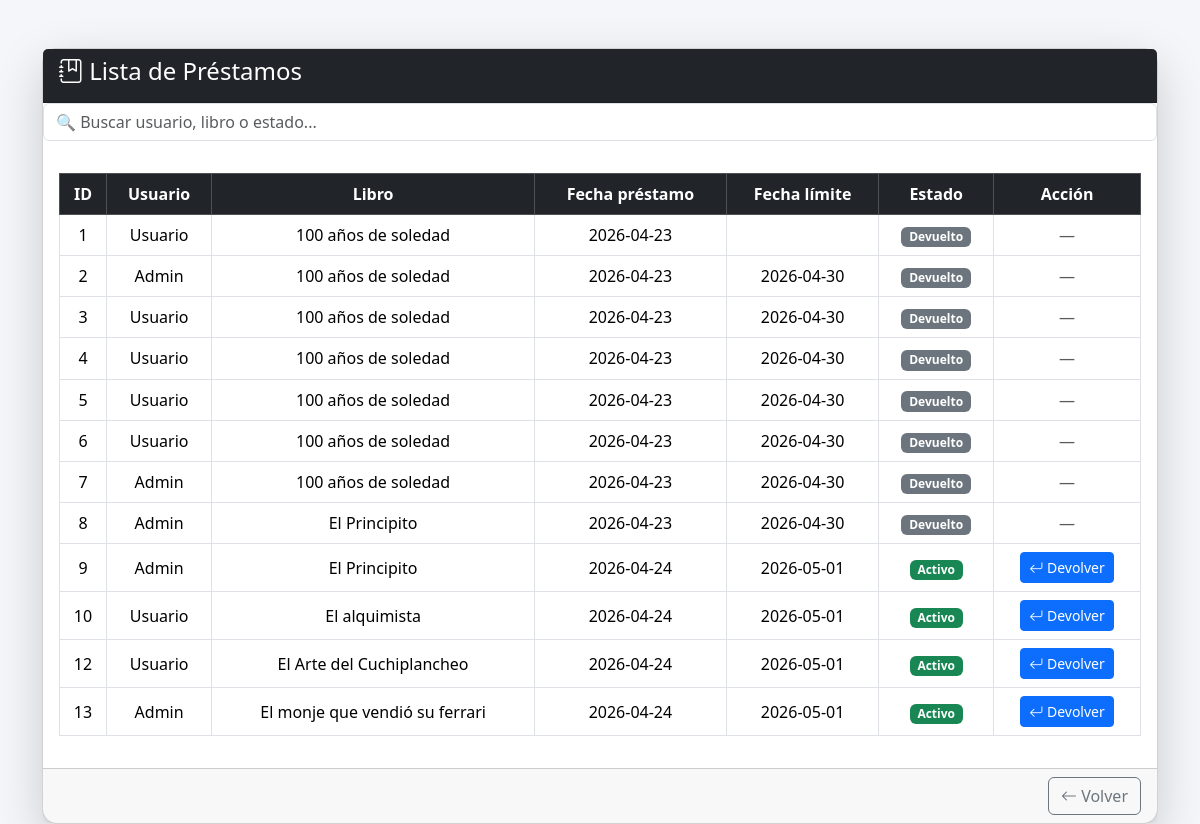
Page /ver_prestamos.php (signed in) on the earlier database version.
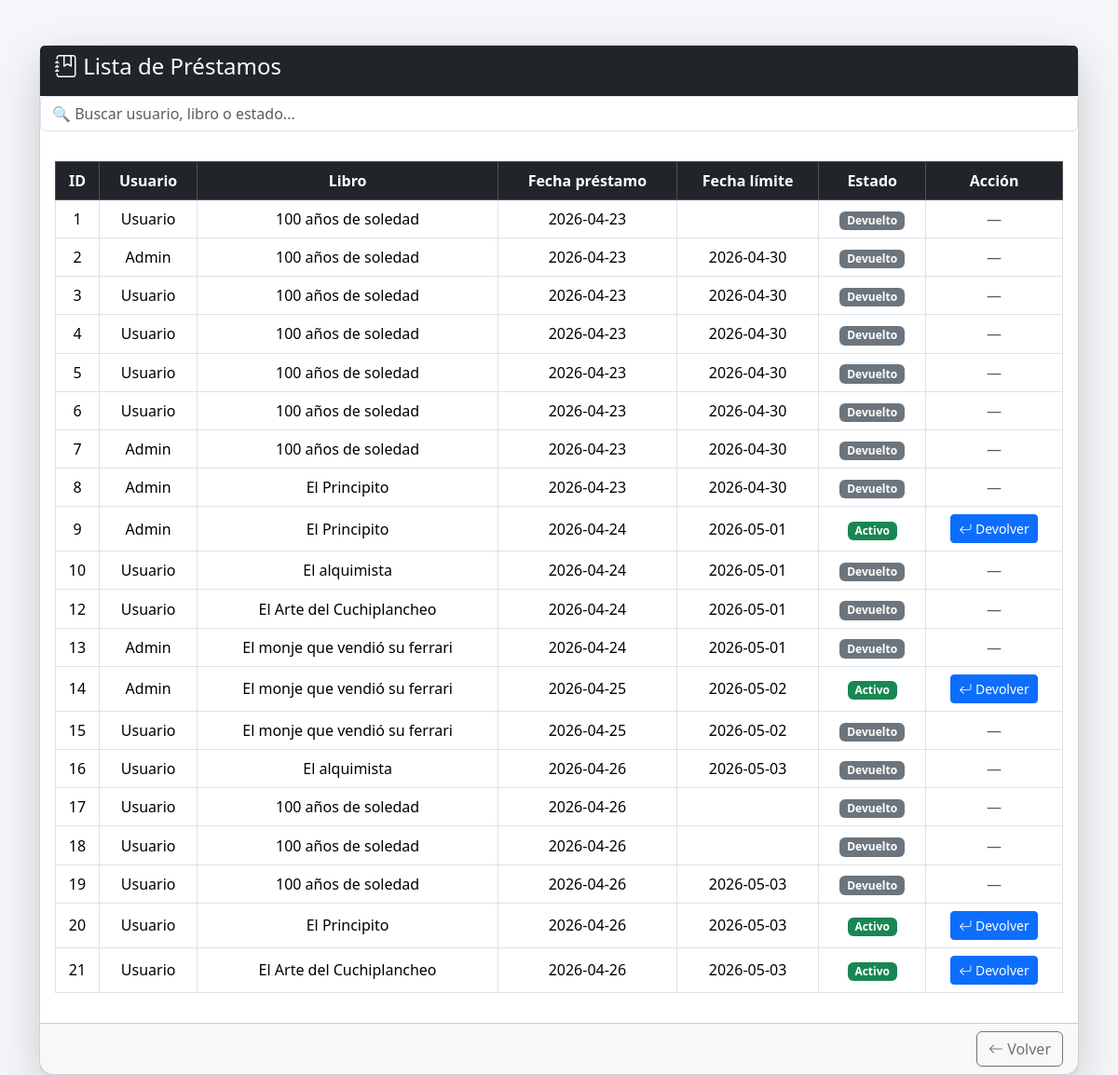
Same page on the later database version.
### tables this page shows
CREATE TABLE `prestamos` (
  `id` int NOT NULL,
  `id_usuario` int DEFAULT NULL,
  `id_libro` int DEFAULT NULL,
  `fecha_prestamo` date DEFAULT NULL,
  `fecha_devolucion` date DEFAULT NULL,
  `fecha_real_devolucion` date DEFAULT NULL,
  `estado` enum('PENDIENTE','ACTIVO','DEVUELTO','RECHAZADO') DEFAULT 'PENDIENTE'
);

CREATE TABLE `usuarios` (
  `id` int NOT NULL,
  `nombre` varchar(100) NOT NULL,
  `correo` varchar(100) NOT NULL,
  `password` varchar(255) NOT NULL,
  `id_rol` int DEFAULT NULL,
  `intentos_fallidos` int DEFAULT '0',
  `bloqueado` tinyint(1) DEFAULT '0'
);

CREATE TABLE `libros` (
  `id` int NOT NULL,
  `titulo` varchar(150) NOT NULL,
  `autor` varchar(100) NOT NULL,
  `genero` varchar(50) DEFAULT NULL,
  `isbn` varchar(20) DEFAULT NULL,
  `stock` int NOT NULL,
  `activo` tinyint DEFAULT '1'
);

### ver_prestamos.php (the view, shortened to what this page needs)
<?php
include("conexion.php");
$sql = "SELECT p.id, u.nombre, l.titulo,
               p.fecha_prestamo,
               p.fecha_devolucion,
               p.estado
        FROM prestamos p
        JOIN usuarios u ON p.id_usuario = u.id
        JOIN libros l ON p.id_libro = l.id";
$result = $conexion->query($sql);
?>
<!DOCTYPE html>
<html lang="es">
<head>
<link href="https://cdn.jsdelivr.net/npm/bootstrap@5.3.3/dist/css/bootstrap.min.css" rel="stylesheet">
<link href="https://cdn.jsdelivr.net/npm/bootstrap-icons/font/bootstrap-icons.css" rel="stylesheet">
</head>
<body>
<div class="container mt-5">
    <div class="card shadow-lg">
        <div class="card-header bg-dark text-white">
            <h4><i class="bi bi-journal-bookmark"></i> Lista de Préstamos</h4>
        </div>
        <div class="mb-3">
    <input type="text" id="buscadorPrestamos" class="form-control" placeholder="🔍 Buscar usuario, libro o estado...">
</div>
        <div class="card-body">
            <table class="table table-bordered table-hover align-middle text-center" id="tablaPrestamos">
                <thead class="table-dark">
                    <tr>
                        <th>ID</th>
                        <th>Usuario</th>
                        <th>Libro</th>
                        <th>Fecha préstamo</th>
                        <th>Fecha límite</th>
                        <th>Estado</th>
                        <th>Acción</th>
                    </tr>
                </thead>
                <tbody>
                <?php while ($row = $result->fetch_assoc()) {
                    $hoy = date('Y-m-d');
                    $atrasado = ($row['estado'] == 'ACTIVO' && $row['fecha_devolucion'] < $hoy);
                ?>
                    <tr class="<?php echo $atrasado ? 'table-danger' : ''; ?>">
                        <td><?php echo $row['id']; ?></td>
                        <td><?php echo htmlspecialchars($row['nombre']); ?></td>
                        <td><?php echo htmlspecialchars($row['titulo']); ?></td>
                        <td><?php echo $row['fecha_prestamo']; ?></td>
                        <td><?php echo $row['fecha_devolucion']; ?></td>
                        <td>
                            <?php if ($row['estado'] == 'ACTIVO') { ?>
                                <span class="badge bg-success">Activo</span>
                            <?php } else { ?>
                                <span class="badge bg-secondary">Devuelto</span>
                            <?php } ?>
                        </td>
                        <td>
                            <?php if ($row['estado'] == 'ACTIVO') { ?>
                                <a href="devolver_libro.php?id=<?php echo $row['id']; ?>"
                                   class="btn btn-sm btn-primary">
                                   <i class="bi bi-arrow-return-left"></i> Devolver
                                </a>
                            <?php } else { ?>
                                <span class="text-muted">—</span>
                            <?php } ?>
                        </td>
                    </tr>
                <?php } ?>
                </tbody>
            </table>
        </div>
        <div class="card-footer text-end">
            <a href="dashboard.php" class="btn btn-outline-secondary">
                <i class="bi bi-arrow-left"></i> Volver
            </a>
        </div>
    </div>
</div>
</body>
</html>

### ver_prestamos.php (style rules this page uses)
body { background: #f4f6f9; }
.card { border-radius: 15px; }

Differences in the rows shown:
changed prestamos id 10: estado "Activo Devolver" → "Devuelto —"
changed prestamos id 12: estado "Activo Devolver" → "Devuelto —"
changed prestamos id 13: estado "Activo Devolver" → "Devuelto —"
added prestamos: id "14", id_usuario.nombre "Admin", id_libro.titulo "El monje que vendió su ferrari", fecha_prestamo "2026-04-25", fecha_devolucion "2026-05-02", estado "Activo"
added prestamos: id "15", id_usuario.nombre "Usuario", id_libro.titulo "El monje que vendió su ferrari", fecha_prestamo "2026-04-25", fecha_devolucion "2026-05-02", estado "Devuelto"
added prestamos: id "16", id_usuario.nombre "Usuario", id_libro.titulo "El alquimista", fecha_prestamo "2026-04-26", fecha_devolucion "2026-05-03", estado "Devuelto"
added prestamos: id "17", id_usuario.nombre "Usuario", id_libro.titulo "100 años de soledad", fecha_prestamo "2026-04-26", estado "Devuelto"
added prestamos: id "18", id_usuario.nombre "Usuario", id_libro.titulo "100 años de soledad", fecha_prestamo "2026-04-26", estado "Devuelto"
added prestamos: id "19", id_usuario.nombre "Usuario", id_libro.titulo "100 años de soledad", fecha_prestamo "2026-04-26", fecha_devolucion "2026-05-03", estado "Devuelto"
added prestamos: id "20", id_usuario.nombre "Usuario", id_libro.titulo "El Principito", fecha_prestamo "2026-04-26", fecha_devolucion "2026-05-03", estado "Activo"
added prestamos: id "21", id_usuario.nombre "Usuario", id_libro.titulo "El Arte del Cuchiplancheo", fecha_prestamo "2026-04-26", fecha_devolucion "2026-05-03", estado "Activo"
